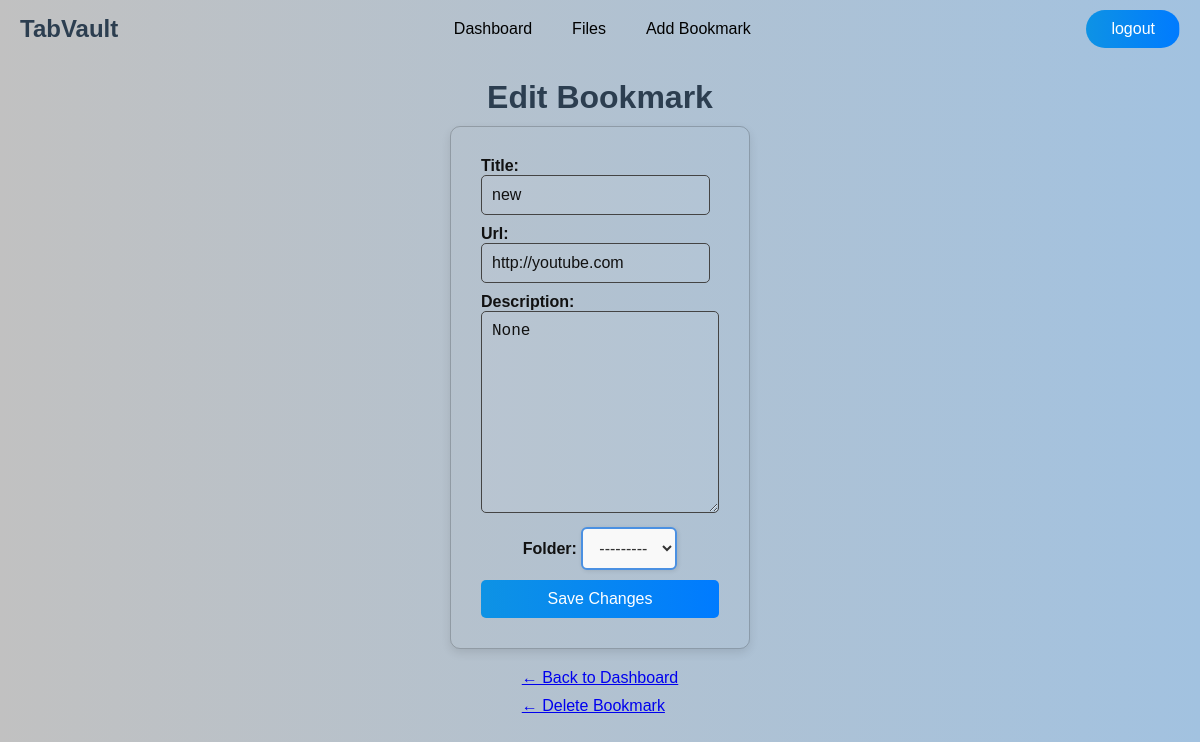
The app's page /dashboard/edit_bookmark/new/ (signed in) with its own data.
### Dashboard/models.py (models this page shows, shortened)
class Bookmark(models.Model):
    user = models.ForeignKey(User, on_delete=models.CASCADE)
    title = models.CharField(max_length=255)
    url = models.URLField()
    slug = models.SlugField(max_length=255, unique=True, blank=True)
    folder = models.ForeignKey('File', on_delete=models.SET_NULL, null=True, blank=True, related_name='bookmarks')
    description = models.TextField(blank=True, null=True)
    created_at = models.DateTimeField(auto_now_add=True)
    updated_at = models.DateTimeField(auto_now=True)

### Dashboard/views.py (the view)
# urls.py: path('edit_bookmark/<slug:slug>/', views.edit_bookmark, name='edit_bookmark'),
@login_required
def edit_bookmark(request, slug):
    bookmark = Bookmark.objects.get(slug=slug)
    if request.method == "POST":
        form = forms.BookmarkForm(request.POST, request.FILES, instance=bookmark)
        if form.is_valid():
            bookmark = form.save(commit=False)
            bookmark.user = request.user
            bookmark.save() # auto generate slug
            return redirect('Dashboard:dashboard')
    else:
        form = forms.BookmarkForm(instance=bookmark)
    return render(request, 'Dashboard/edit_bookmark.html', {'form': form, 'bookmark': bookmark})

### Dashboard/models.py (called while the page is built)
    def __str__(self):
        return self.name

### Dashboard/templates/Dashboard/edit_bookmark.html (shortened to what this page needs)
{% extends "main/layout.html" %}
{% block content %}
    <h1>Edit Bookmark</h1>
    <form method="POST" enctype="multipart/form-data">
        {{ form.as_p }}
        <button type="submit">Save Changes</button>
    </form>
    <p>
        <div class="edit-links">
        <a href="{% url 'Dashboard:dashboard' %}">← Back to Dashboard</a>
        <a href="{% url "Dashboard:delete_bookmark" bookmark.slug %}">← Delete Bookmark</a>
        </div>
    </p>
{% endblock %}

### static/css/style.css (style rules this page uses)
*, *::before, *::after { box-sizing: border-box; }
* { margin: 0; padding: 0; box-sizing: border-box; }
body { background: linear-gradient(to right, #c1c1c1, #a2c2e0); color: #2c3e50; font-family: 'Montserrat', sans-serif; display: flex; justify-content: center; align-items: center; height:93vh; margin: 0; }
body { padding-top: 60px; }
button { padding: 10px 25px; background-image: linear-gradient(to left, #007bff, #1baaca); color: white; border: none; border-radius: 20px; cursor: pointer; font-size: 16px; align-self: center; background-size: 200% auto; background-position: right center; transition: background-position 0.4s ease; }
form { display: flex; flex-direction: column; gap: 15px; width: 300px; margin: 0 auto; padding: 30px; border: 1px solid rgba(0, 0, 0, 0.2); border-radius: 10px; background-color: transparent; box-shadow: 0 4px 10px rgba(0, 0, 0, 0.1); }
form label { font-weight: 600; color: #111; }
form input[type="text"], form input[type="password"], form input[type="url"] { padding: 10px; border: 1px solid #444; border-radius: 5px; font-size: 14px; color: #111; background-color: rgba(255, 255, 255, 0.05); }
form { display: flex; flex-direction: column; align-items: center; gap: 10px; }
form button { padding: 10px; font-size: 16px; cursor: pointer; border-radius: 5px; width: 100%; border: none; transition: background 0.3s ease; }
form button[type="submit"] { background-image: linear-gradient(to left, #007bff, #1baaca); color: white; }
form textarea { padding: 10px; border: 1px solid #444; border-radius: 5px; font-size: 14px; color: #111; background-color: rgba(255, 255, 255, 0.05); resize: vertical; width: 100%; min-height: 80px; box-sizing: border-box; }
.edit-links { display: flex; flex-direction: column; gap: 10px; }

### records on screen
Bookmark: title "new", url "http://youtube.com", description "None", folder "---------"
